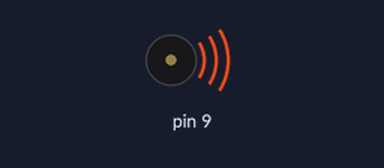
A sketch run on a simulated Arduino Uno, built with avr-gcc and run on an emulated ATmega328P. On the bench: buzzer (waves = sounding). Random numbers use the default seed unless the sketch sets one.

Above: at 0.05 s.
Timing chart, 0 to 3.0 s (numbered marks = the images above):
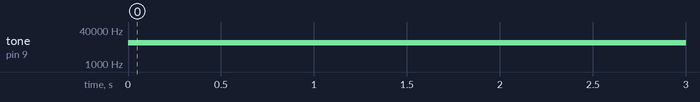

The sketch:

cancer.ino
```cpp
long randNumber; //establishes randNumber
long randNumber1; //establishes randNumber1

void setup ()
{
}

void loop ()
{
  randNumber = random(500, 3000); //randNumber is between .5 and 3 seconds
  tone(9, 10000, 1000); //plays a 18kHz tone on digital I/O pin 13
  delay(1000); //continues to play tone to the time of randNumber
  noTone(9); //stops playing tone on pin 13
}
```

Measured:
- by itself, tone on pin 9: silent → 10000 Hz at 0.00 s
